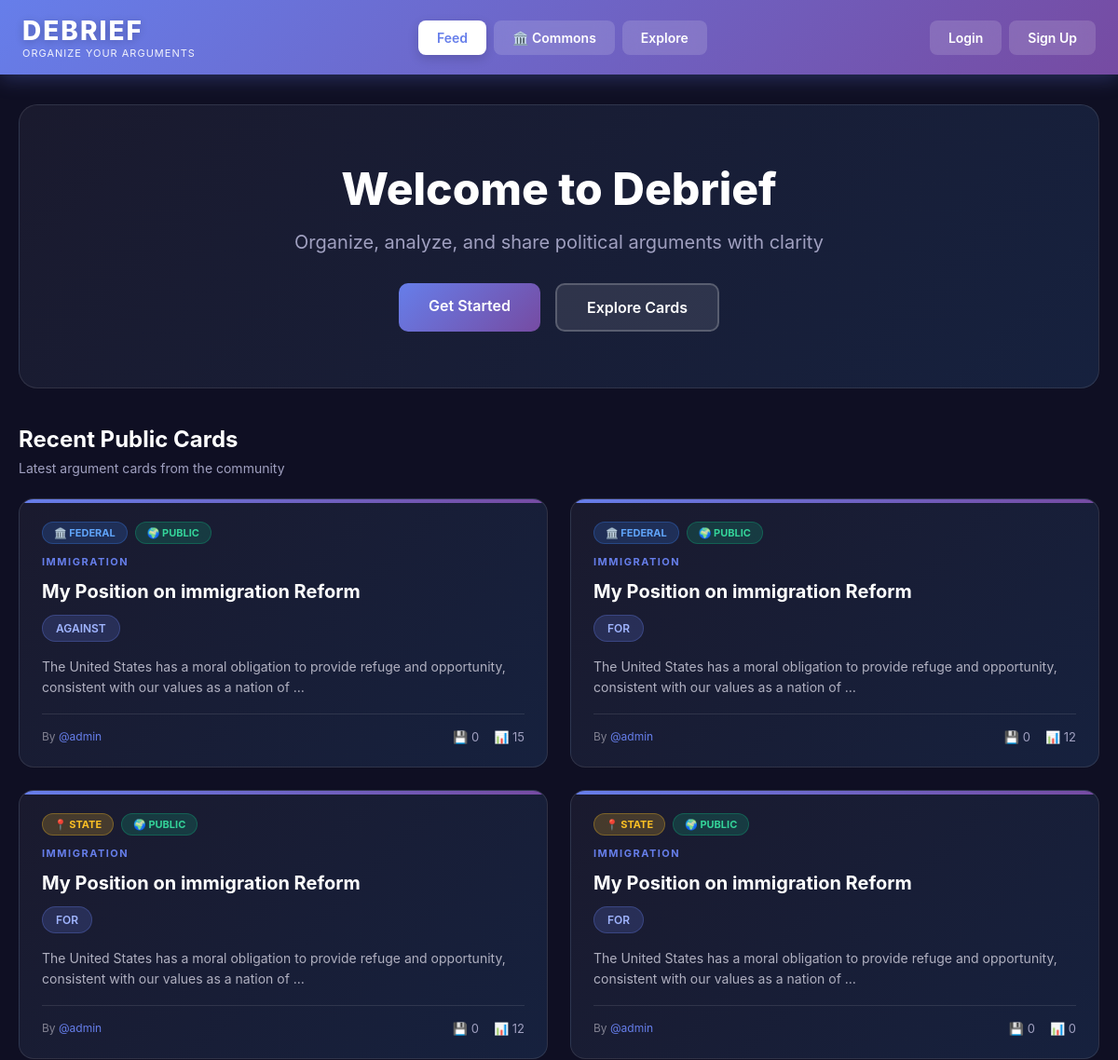
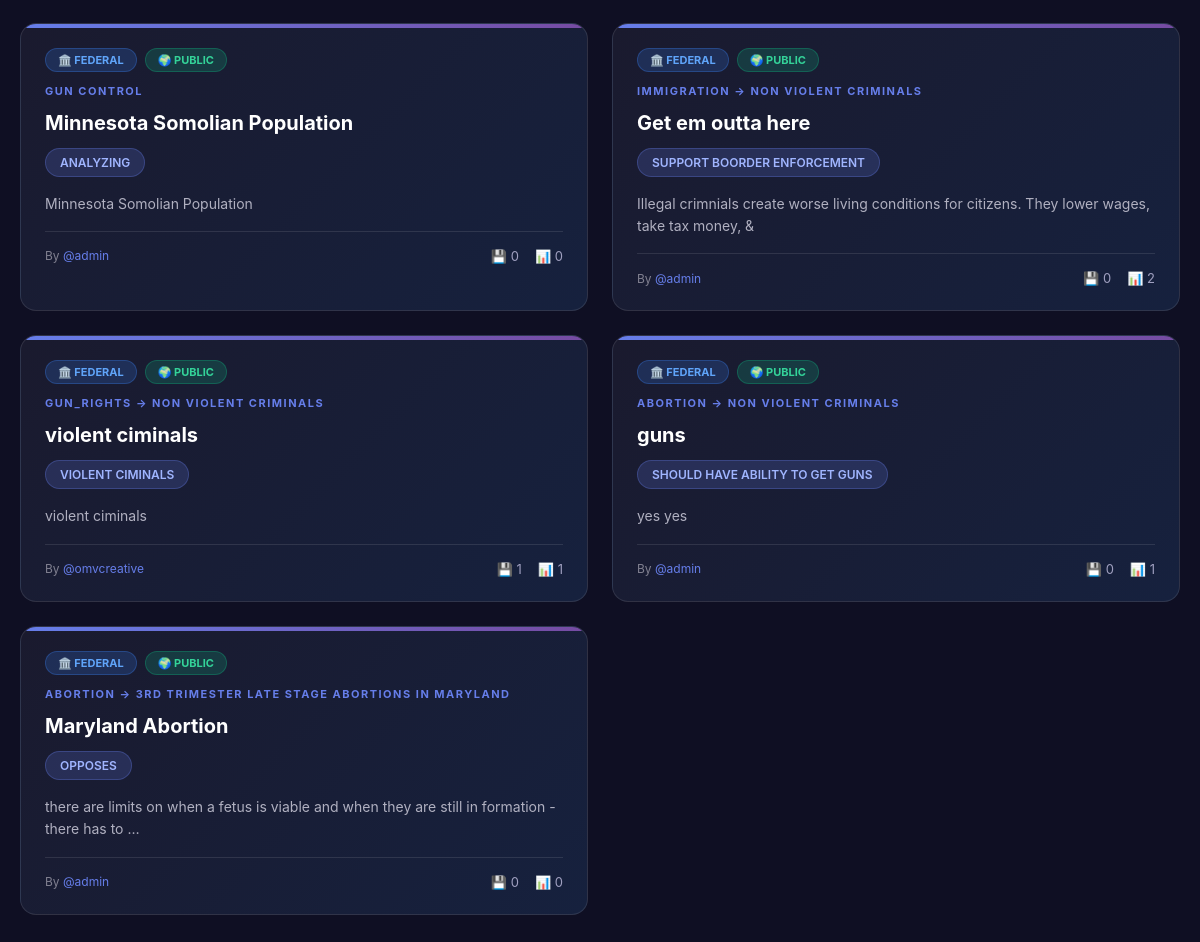
The page / on the database its author committed (2 pictures, top to bottom).
### cards/models.py (models this page shows, shortened)
class Card(models.Model):
    SCOPE_CHOICES = [
        ('federal', 'Federal'),
        ('state', 'State'),
    ]
    TOPIC_CHOICES = [
                ('general', 'General Research'),
        ('immigration_policy', 'Immigration Policy'),
        ('healthcare_reform', 'Healthcare Reform'),
        ('gun_control', 'Gun Control'),
        ('abortion_rights', 'Abortion Rights'),
        ('climate_change_policy', 'Climate Change Policy'),
        ('tax_policy', 'Tax Policy'),
        ('social_security', 'Social Security'),
        ('medicare_medicaid', 'Medicare/Medicaid'),
        ('foreign_policy', 'Foreign Policy'),
        ('military_spending', 'Military Spending'),
        ('education_funding', 'Education Funding'),
        ('infrastructure', 'Infrastructure'),
        ('criminal_justice_reform', 'Criminal Justice Reform'),
        ('drug_policy', 'Drug Policy'),
        ('labor_laws', 'Labor Laws'),
        ('minimum_wage', 'Minimum Wage'),
        ('trade_policy', 'Trade Policy'),
        ('national_security', 'National Security'),
        ('voting_rights', 'Voting Rights'),
        ('campaign_finance', 'Campaign Finance'),
        ('state_income_tax', 'State Income Tax'),
        ('property_tax', 'Property Tax'),
        ('state_education_funding', 'State Education Funding'),
        ('marijuana_legalization', 'Marijuana Legalization'),
        ('death_penalty', 'Death Penalty'),
        ('state_healthcare', 'State Healthcare'),
        ('gun_regulations', 'Gun Regulations'),
        ('abortion_access', 'Abortion Access'),
        ('voting_laws', 'Voting Laws'),
        ('police_reform', 'Police Reform'),
        ('prison_reform', 'Prison Reform'),
        ('environmental_regulations', 'Environmental Regulations'),
        ('state_minimum_wage', 'State Minimum Wage'),
        ('workers_rights', 'Workers Rights'),
        ('housing_policy', 'Housing Policy'),
        ('transportation', 'Transportation'),
        ('public_safety', 'Public Safety'),
        ('zoning_laws', 'Zoning Laws'),
        ('state_budgets', 'State Budgets'),
        ('redistricting', 'Redistricting'),
    ]
    VISIBILITY_CHOICES = [
        ('public', 'Public'),
        ('friends', 'Friends Only'),
        ('private', 'Private'),
    ]
    user = models.ForeignKey(User, on_delete=models.CASCADE, related_name='cards')
    scope = models.CharField(max_length=20, choices=SCOPE_CHOICES, default='federal')
    topic = models.CharField(max_length=100, choices=TOPIC_CHOICES)
    subcategory = models.CharField(max_length=200, blank=True)
    title = models.CharField(max_length=300)
    stance = models.CharField(max_length=100)
    hypothesis = models.TextField()
    conclusion = models.TextField()
    visibility = models.CharField(max_length=20, choices=VISIBILITY_CHOICES, default='public')
    created_at = models.DateTimeField(auto_now_add=True)
    updated_at = models.DateTimeField(auto_now=True)
    class Meta:
        ordering = ['-created_at']

### cards/views.py (the view)
# urls.py: path('', views.index, name='index'),
def index(request):
    cards = Card.objects.filter(visibility='public').order_by('-created_at')[:10]
    return render(request, 'cards/index.html', {'cards': cards})

### cards/templates/cards/index.html (shortened to what this page needs)
{% extends 'cards/base.html' %}
{% block nav_feed %}active{% endblock %}
{% block content %}
<div class="container">
    {% if not user.is_authenticated %}
    <div class="hero-section">
        <h1 class="hero-title">Welcome to Debrief</h1>
        <p class="hero-subtitle">Organize, analyze, and share political arguments with clarity</p>
        <div class="hero-actions">
            <a href="{% url 'account_signup' %}" class="btn btn-primary">Get Started</a>
            <a href="{% url 'explore' %}" class="btn btn-secondary">Explore Cards</a>
        </div>
    </div>
    {% endif %}
    <div class="section-header">
        <h2 class="section-title">Recent Public Cards</h2>
        <p class="section-subtitle">Latest argument cards from the community</p>
    </div>
    {% if cards %}
        <div class="card-grid">
            {% for card in cards %}
            <a href="{% url 'card_detail' card.id %}" class="card-preview" style="text-decoration: none; color: inherit; display: block;">
                <div class="card-badges">
                    <span class="card-badge scope-{{ card.scope }}">
                        {% if card.scope == 'federal' %}🏛️ Federal{% else %}📍 State{% endif %}
                    </span>
                    <span class="card-badge badge-public">🌍 Public</span>
                </div>
                <div class="preview-topic">{{ card.get_topic_display }}{% if card.subcategory %} → {{ card.subcategory }}{% endif %}</div>
                <div class="preview-title">{{ card.title }}</div>
                <span class="preview-stance">{{ card.stance|upper }}</span>
                <div class="preview-snippet">
                    {{ card.hypothesis|truncatewords:20 }}
                </div>
                <div class="preview-footer">
                    <span class="preview-meta">
                        By <span class="preview-author">@{{ card.user.username }}</span>
                    </span>
                    <div class="preview-stats">
                        <span>💾 {{ card.saves.count }}</span>
                        <span>📊 {{ card.arguments.count }}</span>
                    </div>
                </div>
            </a>
            {% endfor %}
        </div>
    {% endif %}
</div>
{% endblock %}

### rows shown on the page
Card: scope "🏛️ FEDERAL", topic "IMMIGRATION", title "My Position on immigration Reform", stance "AGAINST", hypothesis "The United States has a moral obligation to provide refuge and opportunity, consistent with our values as a nation of …", user.username "admin", saves.count "0", arguments.count "15"
Card: scope "🏛️ FEDERAL", topic "IMMIGRATION", title "My Position on immigration Reform", stance "FOR", hypothesis "The United States has a moral obligation to provide refuge and opportunity, consistent with our values as a nation of …", user.username "admin", saves.count "0", arguments.count "12"
Card: scope "📍 STATE", topic "IMMIGRATION", title "My Position on immigration Reform", stance "FOR", hypothesis "The United States has a moral obligation to provide refuge and opportunity, consistent with our values as a nation of …", user.username "admin", saves.count "0", arguments.count "12"
Card: scope "📍 STATE", topic "IMMIGRATION", title "My Position on immigration Reform", stance "FOR", hypothesis "The United States has a moral obligation to provide refuge and opportunity, consistent with our values as a nation of …", user.username "admin", saves.count "0", arguments.count "0"
Card: scope "🏛️ FEDERAL", topic "GUN CONTROL", title "Minnesota Somolian Population", stance "ANALYZING", hypothesis "Minnesota Somolian Population", user.username "admin", saves.count "0", arguments.count "0"
Card: scope "🏛️ FEDERAL", topic "IMMIGRATION", subcategory "NON VIOLENT CRIMINALS", title "Get em outta here", stance "SUPPORT BOORDER ENFORCEMENT", hypothesis "Illegal crimnials create worse living conditions for citizens. They lower wages, take tax money, &", user.username "admin", saves.count "0", arguments.count "2"
Card: scope "🏛️ FEDERAL", topic "GUN_RIGHTS", subcategory "NON VIOLENT CRIMINALS", title "violent ciminals", stance "VIOLENT CIMINALS", hypothesis "violent ciminals", user.username "omvcreative", saves.count "1", arguments.count "1"
Card: scope "🏛️ FEDERAL", topic "ABORTION", subcategory "NON VIOLENT CRIMINALS", title "guns", stance "SHOULD HAVE ABILITY TO GET GUNS", hypothesis "yes yes", user.username "admin", saves.count "0", arguments.count "1"
Card: scope "🏛️ FEDERAL", topic "ABORTION", subcategory "3RD TRIMESTER LATE STAGE ABORTIONS IN MARYLAND", title "Maryland Abortion", stance "OPPOSES", hypothesis "there are limits on when a fetus is viable and when they are still in formation - there has to …", user.username "admin", saves.count "0", arguments.count "0"
